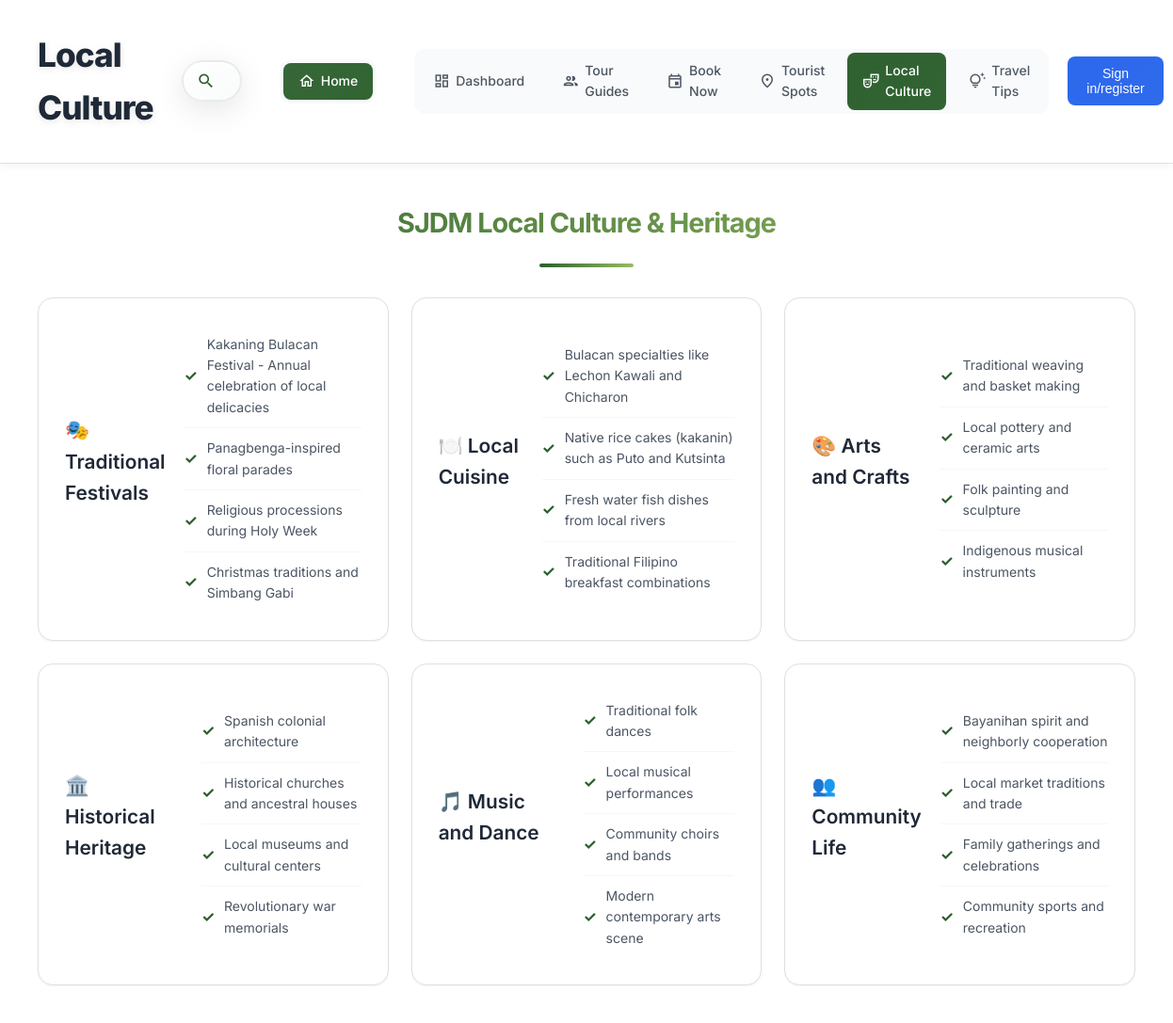
The app's page /sjdm-user/local-culture.php with its own data.
### tables this page shows
CREATE TABLE `local_culture` (
  `id` int(11) NOT NULL,
  `icon` varchar(50) DEFAULT NULL,
  `title` varchar(200) NOT NULL,
  `description` text DEFAULT NULL,
  `display_order` int(11) DEFAULT 0,
  `is_active` enum('yes','no') DEFAULT 'yes',
  `created_at` timestamp NOT NULL DEFAULT current_timestamp(),
  `updated_at` timestamp NOT NULL DEFAULT current_timestamp() ON UPDATE current_timestamp()
);

### sjdm-user/local-culture.php (the view, shortened to what this page needs)
<!DOCTYPE html>
<html lang="en">
<head>
    <link rel="stylesheet" href="styles.css">
</head>
<body>
    <main class="main-content full-width">
        <header class="main-header">
            <div class="header-left">
                <h1>Local Culture</h1>
                <div class="search-bar">
                    <span class="material-icons-outlined">search</span>
                    <input type="text" placeholder="Search cultural information...">
                </div>
            </div>
            <div class="header-right">
                <nav class="header-nav">
                    <a href="../index.php" class="nav-link active">
                        <span class="material-icons-outlined">home</span>
                        <span>Home</span>
                    </a>
                </nav>
            </div>
            <div class="header-right">
                <nav class="header-nav">
                    <a href="index.php" class="nav-link">
                        <span class="material-icons-outlined">dashboard</span>
                        <span>Dashboard</span>
                    </a>
                    <a href="user-guides.php" class="nav-link">
                        <span class="material-icons-outlined">people</span>
                        <span>Tour Guides</span>
                    </a>
                    <a href="book.php" class="nav-link">
                        <span class="material-icons-outlined">event</span>
                        <span>Book Now</span>
                    </a>
                    <a href="tourist-spots.php" class="nav-link">
                        <span class="material-icons-outlined">place</span>
                        <span>Tourist Spots</span>
                    </a>
                    <a href="javascript:void(0)" class="nav-link active">
                        <span class="material-icons-outlined">theater_comedy</span>
                        <span>Local Culture</span>
                    </a>
                    <a href="travel-tips.php" class="nav-link">
                        <span class="material-icons-outlined">tips_and_updates</span>
                        <span>Travel Tips</span>
                    </a>
                </nav>
                <div class="header-actions">
                    <button class="btn-signin" onclick="window.location.href='../log-in.php'">Sign in/register</button>
                </div>
            </div>
        </header>
        <div class="content-area">
            <h2 class="section-title">SJDM Local Culture & Heritage</h2>
            <div class="info-cards">
                <?php
                $conn = getDatabaseConnection();
                if ($conn) {
                    $query = "SELECT * FROM local_culture WHERE is_active = 'yes' ORDER BY display_order";
                    $result = $conn->query($query);
                    if ($result && $result->num_rows > 0) {
                        while ($culture = $result->fetch_assoc()) {
                            echo '<div class="info-card">';
                            echo '<h3>' . htmlspecialchars($culture['icon']) . ' ' . htmlspecialchars($culture['title']) . '</h3>';
                            $descriptionLines = explode("\n", $culture['description']);
                            echo '<ul>';
                            foreach ($descriptionLines as $line) {
                                $trimmedLine = trim($line);
                                if (!empty($trimmedLine)) {
                                    echo '<li>' . htmlspecialchars($trimmedLine) . '</li>';
                                }
                            }
                            echo '</ul>';
                            echo '</div>';
                        }
                    }
                }
                ?>
            </div>
        </div>
    </main>
</body>
</html>

### sjdm-user/local-culture.php (style rules this page uses)
.main-content.full-width { margin-left: 0; max-width: 100%; }
.main-content.full-width .main-header { padding: 30px 40px; background: white; border-bottom: 1px solid var(--border); box-shadow: 0 2px 10px rgba(0, 0, 0, 0.05); display: flex; justify-content: space-between; align-items: center; gap: 40px; }
.header-left { display: flex; align-items: center; gap: 30px; }
.header-right { display: flex; align-items: center; gap: 20px; }
.header-nav { display: flex; align-items: center; gap: 8px; background: var(--gray-50); padding: 4px; border-radius: 12px; }
.nav-link { display: flex; align-items: center; gap: 6px; padding: 8px 16px; text-decoration: none; color: var(--text-secondary); font-weight: 500; font-size: 14px; border-radius: 8px; transition: all 0.2s ease; }
.nav-link.active { background: var(--primary); color: white; }
.nav-link .material-icons-outlined { font-size: 18px; }
.btn-signin { background: #2563eb; color: white; border: none; padding: 10px 20px; border-radius: 8px; font-weight: 500; font-size: 14px; cursor: pointer; transition: all 0.2s ease; }
.main-content.full-width .content-area { padding: 40px; max-width: 1400px; margin: 0 auto; }

### records on screen
local_culture: icon "🎭", title "Traditional Festivals", description "Kakaning Bulacan Festival - Annual celebration of local delicacies", description "Panagbenga-inspired floral parades", description "Religious processions during Holy Week", description "Christmas traditions and Simbang Gabi"
local_culture: icon "🍽️", title "Local Cuisine", description "Bulacan specialties like Lechon Kawali and Chicharon", description "Native rice cakes (kakanin) such as Puto and Kutsinta", description "Fresh water fish dishes from local rivers", description "Traditional Filipino breakfast combinations"
local_culture: icon "🎨", title "Arts and Crafts", description "Traditional weaving and basket making", description "Local pottery and ceramic arts", description "Folk painting and sculpture", description "Indigenous musical instruments"
local_culture: icon "🏛️", title "Historical Heritage", description "Spanish colonial architecture", description "Historical churches and ancestral houses", description "Local museums and cultural centers", description "Revolutionary war memorials"
local_culture: icon "🎵", title "Music and Dance", description "Traditional folk dances", description "Local musical performances", description "Community choirs and bands", description "Modern contemporary arts scene"
local_culture: icon "👥", title "Community Life", description "Bayanihan spirit and neighborly cooperation", description "Local market traditions and trade", description "Family gatherings and celebrations", description "Community sports and recreation"
